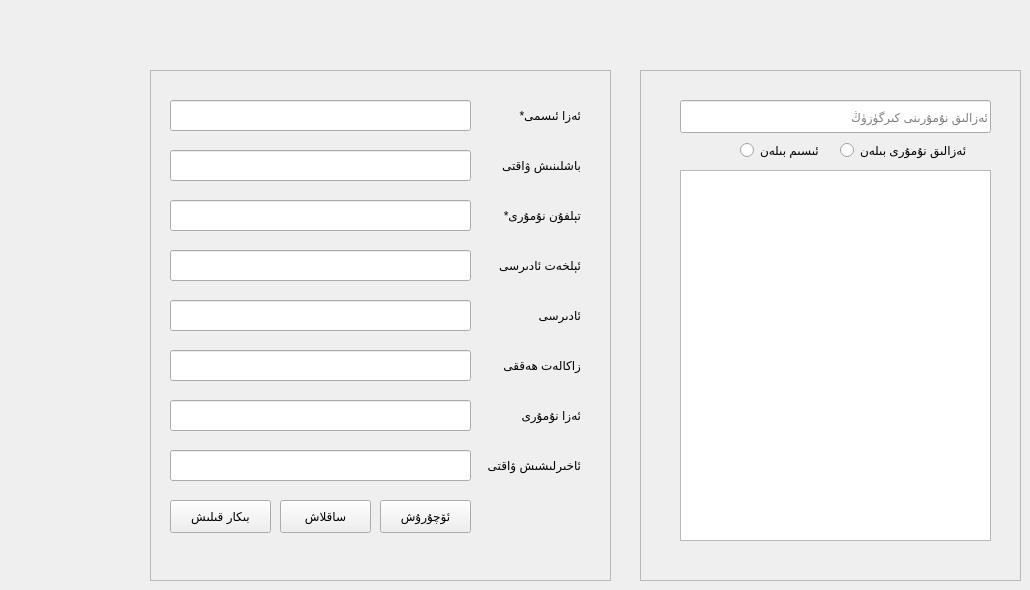
      <widget class="QWidget" name="tab_17">
       <attribute name="title">
        <string>edit client</string>
       </attribute>
       <widget class="QFrame" name="frame_4">
        <property name="geometry">
         <rect>
          <x>150</x>
          <y>70</y>
          <width>461</width>
          <height>511</height>
         </rect>
        </property>
        <property name="frameShape">
         <enum>QFrame::StyledPanel</enum>
        </property>
        <property name="frameShadow">
         <enum>QFrame::Raised</enum>
        </property>
        <widget class="QLineEdit" name="lineEdit_66">
         <property name="geometry">
          <rect>
           <x>20</x>
           <y>130</y>
           <width>301</width>
           <height>31</height>
          </rect>
         </property>
         <property name="text">
          <string/>
         </property>
         <property name="placeholderText">
          <string/>
         </property>
        </widget>
        <widget class="QPushButton" name="pushButton_52">
         <property name="geometry">
          <rect>
           <x>230</x>
           <y>430</y>
           <width>91</width>
           <height>33</height>
          </rect>
         </property>
         <property name="text">
          <string>ئۆچۇرۇش</string>
         </property>
        </widget>
        <widget class="QLineEdit" name="lineEdit_67">
         <property name="geometry">
          <rect>
           <x>20</x>
           <y>180</y>
           <width>301</width>
           <height>31</height>
          </rect>
         </property>
         <property name="text">
          <string/>
         </property>
         <property name="placeholderText">
          <string/>
         </property>
        </widget>
        <widget class="QLineEdit" name="lineEdit_68">
         <property name="geometry">
          <rect>
           <x>20</x>
           <y>280</y>
           <width>301</width>
           <height>31</height>
          </rect>
         </property>
         <property name="text">
          <string/>
         </property>
         <property name="echoMode">
          <enum>QLineEdit::Normal</enum>
         </property>
         <property name="placeholderText">
          <string/>
         </property>
        </widget>
        <widget class="QLineEdit" name="lineEdit_69">
         <property name="geometry">
          <rect>
           <x>20</x>
           <y>230</y>
           <width>301</width>
           <height>31</height>
          </rect>
         </property>
         <property name="text">
          <string/>
         </property>
         <property name="echoMode">
          <enum>QLineEdit::Normal</enum>
         </property>
         <property name="placeholderText">
          <string/>
         </property>
        </widget>
        <widget class="QLineEdit" name="lineEdit_70">
         <property name="geometry">
          <rect>
           <x>20</x>
           <y>30</y>
           <width>301</width>
           <height>31</height>
          </rect>
         </property>
         <property name="placeholderText">
          <string/>
         </property>
        </widget>
        <widget class="QLineEdit" name="lineEdit_71">
         <property name="geometry">
          <rect>
           <x>20</x>
           <y>330</y>
           <width>301</width>
           <height>31</height>
          </rect>
         </property>
         <property name="text">
          <string/>
         </property>
         <property name="echoMode">
          <enum>QLineEdit::Normal</enum>
         </property>
         <property name="placeholderText">
          <string/>
         </property>
        </widget>
        <widget class="QPushButton" name="pushButton_53">
         <property name="geometry">
          <rect>
           <x>130</x>
           <y>430</y>
           <width>91</width>
           <height>33</height>
          </rect>
         </property>
         <property name="text">
          <string>ساقلاش</string>
         </property>
        </widget>
        <widget class="QLineEdit" name="lineEdit_72">
         <property name="geometry">
          <rect>
           <x>20</x>
           <y>380</y>
           <width>301</width>
           <height>31</height>
          </rect>
         </property>
         <property name="text">
          <string/>
         </property>
         <property name="echoMode">
          <enum>QLineEdit::Normal</enum>
         </property>
         <property name="placeholderText">
          <string/>
         </property>
        </widget>
        <widget class="QLabel" name="label_65">
         <property name="geometry">
          <rect>
           <x>320</x>
           <y>385</y>
           <width>111</width>
           <height>20</height>
          </rect>
         </property>
         <property name="text">
          <string>ئاخىرلىشىش ۋاقتى</string>
         </property>
        </widget>
        <widget class="QLabel" name="label_59">
         <property name="geometry">
          <rect>
           <x>320</x>
           <y>185</y>
           <width>111</width>
           <height>20</height>
          </rect>
         </property>
         <property name="text">
          <string>ئېلخەت ئادىرسى</string>
         </property>
        </widget>
        <widget class="QLabel" name="label_62">
         <property name="geometry">
          <rect>
           <x>320</x>
           <y>235</y>
           <width>111</width>
           <height>20</height>
          </rect>
         </property>
         <property name="text">
          <string>ئادىرسى</string>
         </property>
        </widget>
        <widget class="QLabel" name="label_60">
         <property name="geometry">
          <rect>
           <x>320</x>
           <y>35</y>
           <width>111</width>
           <height>20</height>
          </rect>
         </property>
         <property name="text">
          <string>ئەزا ئىسمى*</string>
         </property>
        </widget>
        <widget class="QLabel" name="label_64">
         <property name="geometry">
          <rect>
           <x>320</x>
           <y>335</y>
           <width>111</width>
           <height>20</height>
          </rect>
         </property>
         <property name="text">
          <string>ئەزا نۇمۇرى</string>
         </property>
        </widget>
        <widget class="QLabel" name="label_63">
         <property name="geometry">
          <rect>
           <x>320</x>
           <y>285</y>
           <width>111</width>
           <height>20</height>
          </rect>
         </property>
         <property name="text">
          <string>زاكالەت ھەققى</string>
         </property>
        </widget>
        <widget class="QLabel" name="label_61">
         <property name="geometry">
          <rect>
           <x>320</x>
           <y>135</y>
           <width>111</width>
           <height>20</height>
          </rect>
         </property>
         <property name="text">
          <string>تېلفۇن نۇمۇرى*</string>
         </property>
        </widget>
        <widget class="QLineEdit" name="lineEdit_76">
         <property name="geometry">
          <rect>
           <x>20</x>
           <y>80</y>
           <width>301</width>
           <height>31</height>
          </rect>
         </property>
         <property name="text">
          <string/>
         </property>
         <property name="echoMode">
          <enum>QLineEdit::Normal</enum>
         </property>
         <property name="placeholderText">
          <string/>
         </property>
        </widget>
        <widget class="QLabel" name="label_69">
         <property name="geometry">
          <rect>
           <x>320</x>
           <y>85</y>
           <width>111</width>
           <height>20</height>
          </rect>
         </property>
         <property name="text">
          <string>باشلىنىش ۋاقتى</string>
         </property>
        </widget>
        <widget class="QPushButton" name="pushButton_58">
         <property name="geometry">
          <rect>
           <x>20</x>
           <y>430</y>
           <width>101</width>
           <height>33</height>
          </rect>
         </property>
         <property name="text">
          <string>بىكار قىلىش</string>
         </property>
        </widget>
       </widget>
       <widget class="QFrame" name="frame_7">
        <property name="geometry">
         <rect>
          <x>640</x>
          <y>70</y>
          <width>381</width>
          <height>511</height>
         </rect>
        </property>
        <property name="frameShape">
         <enum>QFrame::StyledPanel</enum>
        </property>
        <property name="frameShadow">
         <enum>QFrame::Raised</enum>
        </property>
        <widget class="QListWidget" name="listWidget_3">
         <property name="geometry">
          <rect>
           <x>40</x>
           <y>100</y>
           <width>311</width>
           <height>371</height>
          </rect>
         </property>
         <property name="font">
          <font>
           <pointsize>15</pointsize>
          </font>
         </property>
        </widget>
        <widget class="QLineEdit" name="lineEdit_15">
         <property name="geometry">
          <rect>
           <x>40</x>
           <y>30</y>
           <width>311</width>
           <height>33</height>
          </rect>
         </property>
         <property name="text">
          <string/>
         </property>
         <property name="placeholderText">
          <string>ئەزالىق نۇمۇرىنى كىرگۈزۈڭ</string>
         </property>
        </widget>
        <widget class="QRadioButton" name="radioButton_9">
         <property name="geometry">
          <rect>
           <x>100</x>
           <y>70</y>
           <width>99</width>
           <height>20</height>
          </rect>
         </property>
         <property name="text">
          <string>ئىسىم بىلەن</string>
         </property>
        </widget>
        <widget class="QRadioButton" name="radioButton_10">
         <property name="geometry">
          <rect>
           <x>200</x>
           <y>70</y>
           <width>141</width>
           <height>20</height>
          </rect>
         </property>
         <property name="text">
          <string>ئەزالىق نۇمۇرى بىلەن</string>
         </property>
        </widget>
       </widget>
      </widget>
